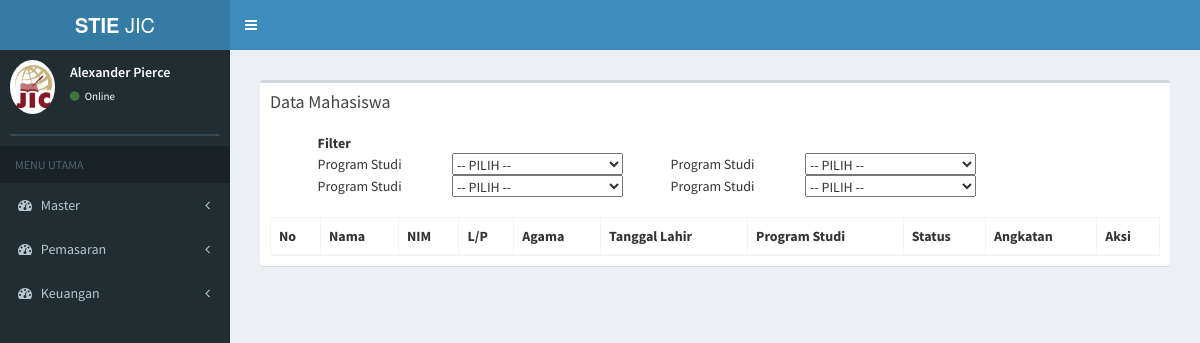
The app's page /index.php/mahasiswa/data_mahasiswa, older data.
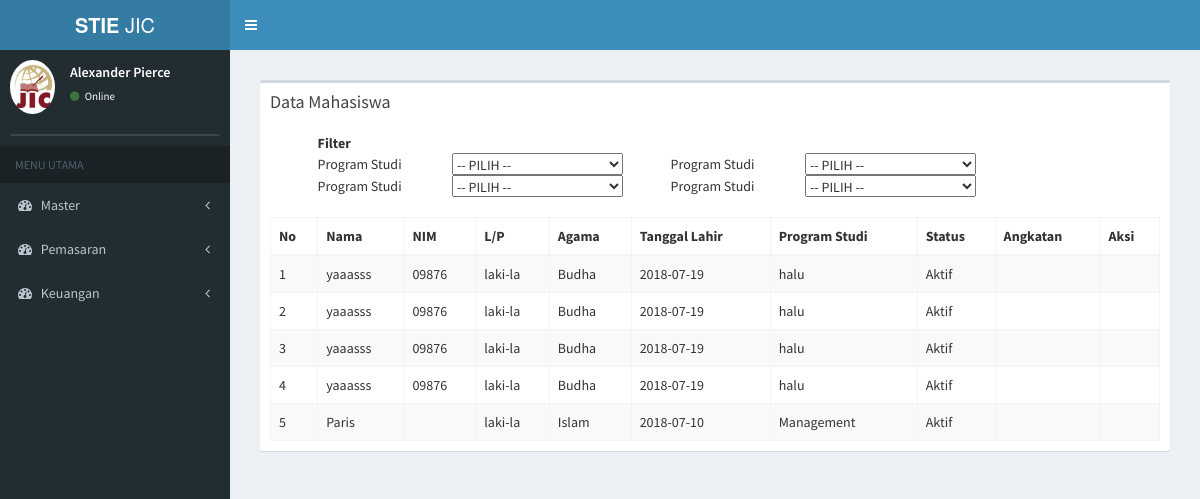
The same page, newer data.
### tables this page shows
CREATE TABLE `tb_mahasiswa` (
  `id_mahasiswa` varchar(7) NOT NULL,
  `nama_mahasiswa` varchar(30) NOT NULL,
  `nim` varchar(15) NOT NULL,
  `jenis_kelamin` varchar(7) NOT NULL,
  `tanggal_lahir` date NOT NULL,
  `tempat_lahir` varchar(10) NOT NULL,
  `agama` varchar(10) NOT NULL,
  `email` varchar(20) NOT NULL,
  `no_telepon` varchar(15) NOT NULL,
  `foto_mahasiswa` text NOT NULL,
  `status_mahasiswa` varchar(10) NOT NULL,
  `id_prodi` varchar(7) NOT NULL,
  `id_konsentrasi` varchar(7) NOT NULL,
  `id_angkatan` varchar(7) NOT NULL,
  `no_hp` varchar(15) NOT NULL
);

CREATE TABLE `tb_prodi` (
  `id_prodi` varchar(6) NOT NULL,
  `nama_prodi` varchar(20) NOT NULL,
  `ketua_prodi` varchar(50) NOT NULL
);

### application/controllers/mahasiswa.php (called while the page is built, shortened)
<?php
class Mahasiswa extends CI_Controller {
	public function __construct()
	{
		$this->load->model('mahasiswa_model');
		$this->load->model('daftar_ulang_model');
	}
	public function data_mahasiswa()
	{
			$data['mahasiswa'] = $this->mahasiswa_model->data_mahasiswa_dikti();
			$data['main_view'] = 'Mahasiswa/mahasiswa_view';
			$this->load->view('template', $data);
	}
}

### index.php (called while the page is built, shortened)
<?php
require_once BASEPATH.'core/CodeIgniter.php';

### application/models/mahasiswa_model.php (called while the page is built, shortened)
<?php
class Mahasiswa_model extends CI_Model {
  public function data_mahasiswa_dikti(){
    $this->db->select('*');
     $this->db->from('tb_mahasiswa');
     $this->db->join('tb_konsentrasi','tb_konsentrasi.id_konsentrasi=tb_mahasiswa.id_konsentrasi');
     $this->db->join('tb_prodi','tb_prodi.id_prodi=tb_mahasiswa.id_prodi');
     $query = $this->db->get();
     return $query->result();
  }
}

### application/views/Mahasiswa/mahasiswa_view.php (the view, shortened to what this page needs)
<section class="content">
      <div class="row">
        <div class="col-xs-12">
          <div class="box">
            <div class="box-header">
              <h3 class="box-title">Data Mahasiswa</h3>
            </div>
            <div class="box-body">
              <table class="">
                <tbody>
                  <tr>
                    <th>&nbsp;&nbsp;&nbsp;&nbsp;&nbsp;&nbsp;&nbsp;&nbsp;&nbsp;&nbsp;&nbsp;&nbsp;&nbsp;&nbsp;&nbsp;&nbsp;&nbsp;Filter</th>
                  </tr>
                  <tr>
                    <td>&nbsp;&nbsp;&nbsp;&nbsp;&nbsp;&nbsp;&nbsp;&nbsp;&nbsp;&nbsp;&nbsp;&nbsp;&nbsp;&nbsp;&nbsp;&nbsp;&nbsp;Program Studi</td>
                    <td>&nbsp;&nbsp;&nbsp;&nbsp;&nbsp;&nbsp;&nbsp;&nbsp;&nbsp;&nbsp;&nbsp;&nbsp;&nbsp;&nbsp;&nbsp;&nbsp;&nbsp;
                      <select name="kota">
                        <option value="">-- PILIH --</option>
                      </select>
                    </td>
                    <td>&nbsp;&nbsp;&nbsp;&nbsp;&nbsp;&nbsp;&nbsp;&nbsp;&nbsp;&nbsp;&nbsp;&nbsp;&nbsp;&nbsp;&nbsp;&nbsp;&nbsp;Program Studi</td>
                    <td>&nbsp;&nbsp;&nbsp;&nbsp;&nbsp;&nbsp;&nbsp;&nbsp;&nbsp;&nbsp;&nbsp;&nbsp;&nbsp;&nbsp;&nbsp;&nbsp;&nbsp;
                      <select name="kota">
                        <option value="">-- PILIH --</option>
                      </select>
                    </td>
                  </tr>
                  <tr>
                    <td>&nbsp;&nbsp;&nbsp;&nbsp;&nbsp;&nbsp;&nbsp;&nbsp;&nbsp;&nbsp;&nbsp;&nbsp;&nbsp;&nbsp;&nbsp;&nbsp;&nbsp;Program Studi</td>
                    <td>&nbsp;&nbsp;&nbsp;&nbsp;&nbsp;&nbsp;&nbsp;&nbsp;&nbsp;&nbsp;&nbsp;&nbsp;&nbsp;&nbsp;&nbsp;&nbsp;&nbsp;
                      <select name="kota">
                        <option value="">-- PILIH --</option>
                      </select>
                    </td>
                    <td>&nbsp;&nbsp;&nbsp;&nbsp;&nbsp;&nbsp;&nbsp;&nbsp;&nbsp;&nbsp;&nbsp;&nbsp;&nbsp;&nbsp;&nbsp;&nbsp;&nbsp;Program Studi</td>
                    <td>&nbsp;&nbsp;&nbsp;&nbsp;&nbsp;&nbsp;&nbsp;&nbsp;&nbsp;&nbsp;&nbsp;&nbsp;&nbsp;&nbsp;&nbsp;&nbsp;&nbsp;
                      <select name="kota">
                        <option value="">-- PILIH --</option>
                      </select>
                    </td>
                  </tr>
                </tbody>
              </table>
              <br>
              <table id="example1" class="table table-bordered table-striped">
                <thead>
                <tr>
                  <th>No</th>
                  <th>Nama</th>
                  <th>NIM</th>
                  <th>L/P</th>
                  <th>Agama</th>
                  <th>Tanggal Lahir </th>
                  <th>Program Studi</th>
                  <th>Status</th>
                  <th>Angkatan</th>
                  <th>Aksi</th>
                </tr>
                </thead>
                <tbody>
                <?php
               $no = 0;
                foreach ($mahasiswa as $data) {
                  echo '
                <tr>
                  <td>'.++$no.'</td>
                  <td>'.$data->nama_mahasiswa.'</td>
                  <td>'.$data->nim.'</td>
                  <td>'.$data->jenis_kelamin.'</td>
                  <td>'.$data->agama.'</td>
                  <td>'.$data->tanggal_lahir.'</td>
                  <td>'.$data->nama_prodi.'</td>
                  <td>'.$data->status_mahasiswa.'</td>
                  <td>'.$data->id_angkatan.'</td>
                  <td>
                  </td>
                </tr>
                ';
              }
              ?>
                </tbody>
              </table>
            </div>
          </div>
        </div>
      </div>
    </section>

### application/views/template.php (shortened to what this page needs)
<!DOCTYPE html>
<html>
<head>
  <link rel="stylesheet" href="<?php echo base_url(); ?>assets/css/bootstrap.min.css">
  <link rel="stylesheet" href="https://cdnjs.cloudflare.com/ajax/libs/font-awesome/4.5.0/css/font-awesome.min.css">
  <link rel="stylesheet" href="https://cdnjs.cloudflare.com/ajax/libs/ionicons/2.0.1/css/ionicons.min.css">
  <link rel="stylesheet" href="<?php echo base_url(); ?>assets/dist/css/AdminLTE.min.css">
  <link rel="stylesheet" href="<?php echo base_url(); ?>assets/dist/css/skins/_all-skins.min.css">
  <link rel="stylesheet" href="<?php echo base_url(); ?>assets/plugins/select2/select2.min.css">
  <link rel="stylesheet" href="<?php echo base_url(); ?>assets/plugins/datatables/dataTables.bootstrap.css">
</head>
<body class="hold-transition skin-blue sidebar-mini">
<div class="wrapper">
  <header class="main-header">
    <a href="../../index2.html" class="logo">
      <span class="logo-lg"><b>STIE </b>JIC</span>
    </a>
    <nav class="navbar navbar-static-top">
      <a href="#" class="sidebar-toggle" data-toggle="offcanvas" role="button">
      </a>
    </nav>
  </header>
  <aside class="main-sidebar">
    <section class="sidebar">
      <div class="user-panel">
        <div class="pull-left image">
          <img src="<?php echo base_url(); ?>/assets/img/jic.png" class="img-circle" alt="User Image">
        </div>
        <div class="pull-left info">
          <p>Alexander Pierce</p>
          <a href="#"><i class="fa fa-circle text-success"></i> Online</a>
        </div>
      </div>
      <form action="#" method="get" class="sidebar-form">
      </form>
      <ul class="sidebar-menu">
        <li class="header">MENU UTAMA</li>
        <li class="treeview">
          <a href="#">
            <i class="fa fa-dashboard"></i> <span>Master</span>
            <span class="pull-right-container">
              <i class="fa fa-angle-left pull-right"></i>
            </span>
          </a>
        </li>
        <li class="treeview">
          <a href="#">
            <i class="fa fa-dashboard"></i> <span> Pemasaran </span>
            <span class="pull-right-container">
              <i class="fa fa-angle-left pull-right"></i>
            </span>
          </a>
        </li>
        <li class="treeview">
          <a href="#">
            <i class="fa fa-dashboard"></i> <span> Keuangan </span>
            <span class="pull-right-container">
              <i class="fa fa-angle-left pull-right"></i>
            </span>
          </a>
        </li>
      </ul>
    </section>
  </aside>
  <div class="content-wrapper">
    <section class="content">
      <?php $this->load->view($main_view); ?>
    </section>
  </div>
    </div>
</body>
</html>

### application/views/template.php (style rules this page uses)
a { position: relative; display: inline-block; }

Row changes from the older to the newer data that the page shows:
added tb_mahasiswa: nama_mahasiswa "yaaasss", nim "09876", jenis_kelamin "laki-la", agama "Budha", tanggal_lahir "2018-07-19", id_prodi.nama_prodi "halu", status_mahasiswa "Aktif"
added tb_mahasiswa: nama_mahasiswa "yaaasss", nim "09876", jenis_kelamin "laki-la", agama "Budha", tanggal_lahir "2018-07-19", id_prodi.nama_prodi "halu", status_mahasiswa "Aktif"
added tb_mahasiswa: nama_mahasiswa "yaaasss", nim "09876", jenis_kelamin "laki-la", agama "Budha", tanggal_lahir "2018-07-19", id_prodi.nama_prodi "halu", status_mahasiswa "Aktif"
added tb_mahasiswa: nama_mahasiswa "yaaasss", nim "09876", jenis_kelamin "laki-la", agama "Budha", tanggal_lahir "2018-07-19", id_prodi.nama_prodi "halu", status_mahasiswa "Aktif"
added tb_mahasiswa: nama_mahasiswa "Paris", jenis_kelamin "laki-la", agama "Islam", tanggal_lahir "2018-07-10", id_prodi.nama_prodi "Management", status_mahasiswa "Aktif"
